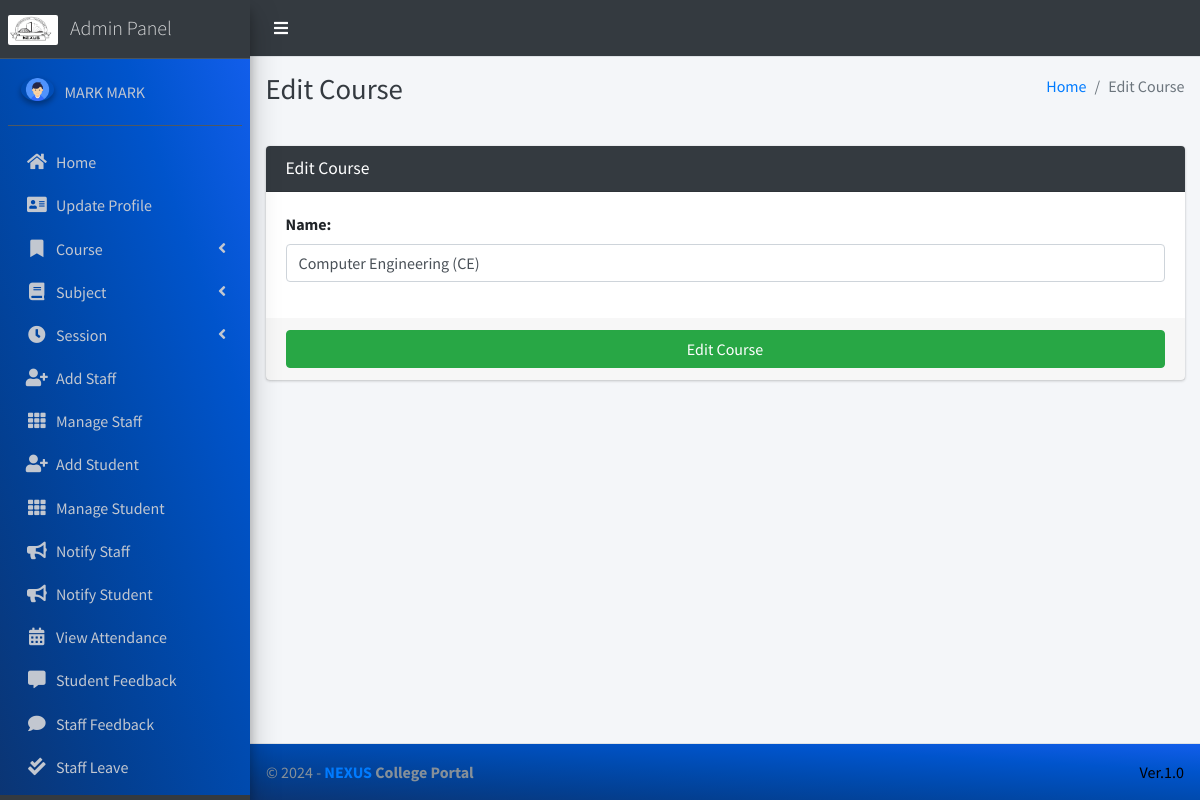
The page /course/edit/2 (signed in) on the database its author committed.
### main_app/models.py (models this page shows, shortened)
class CustomUser(AbstractUser):
    USER_TYPE = ((1, "HOD"), (2, "Staff"), (3, "Student"))
    GENDER = [("M", "Male"), ("F", "Female")]
    username = None  # Removed username, using email instead
    email = models.EmailField(unique=True)
    user_type = models.CharField(default=1, choices=USER_TYPE, max_length=1)
    gender = models.CharField(max_length=1, choices=GENDER)
    profile_pic = models.ImageField()
    address = models.TextField()
    fcm_token = models.TextField(default="")  # For firebase notifications
    created_at = models.DateTimeField(auto_now_add=True)
    updated_at = models.DateTimeField(auto_now=True)
    USERNAME_FIELD = "email"
    REQUIRED_FIELDS = []
    objects = CustomUserManager()
    def __str__(self):
        return  self.first_name + " " + self.last_name

class Course(models.Model):
    name = models.CharField(max_length=120)
    created_at = models.DateTimeField(auto_now_add=True)
    updated_at = models.DateTimeField(auto_now=True)

### main_app/hod_views.py (the view, shortened to what this page needs)
def edit_course(request, course_id):
    instance = get_object_or_404(Course, id=course_id)
    form = CourseForm(request.POST or None, instance=instance)
    context = {
        'form': form,
        'course_id': course_id,
        'page_title': 'Edit Course'
    }
    return render(request, 'hod_template/edit_course_template.html', context)

### main_app/forms.py
class CourseForm(FormSettings):
    def __init__(self, *args, **kwargs):
        super(CourseForm, self).__init__(*args, **kwargs)
    class Meta:
        fields = ['name']
        model = Course

### main_app/templates/hod_template/edit_course_template.html
{% extends 'main_app/base.html' %}
{% load static %}
{% block page_title %}{{page_title}}{% endblock page_title %}
{% block content %}
<section class="content">
    <div class="container-fluid">
        <div class="row">
            <div class="col-md-12">
                <div class="card card-dark">
                    <div class="card-header">
                        <h3 class="card-title">{{page_title}}</h3>
                    </div>
                    {% include "main_app/form_template.html" with messages=messages  form=form button_text="Edit Course"%}
                </div>
            </div>
        </div>
    </div>
</section>
{% endblock content %}

### main_app/templates/main_app/sidebar_template.html (shortened to what this page needs)
{% load static %}
<aside class="main-sidebar sidebar-dark-info elevation-4">
    {% if request.user.user_type == '1' %}
    <a href="{% url 'admin_home' %}" class="brand-link">
        <img src="{% static 'dist/img/NEXUS.png' %}" alt="" style="width: 50px; height: 30px; border-radius: 2px;">
        <span class="brand-text font-weight-light ml-2"  >Admin Panel</span>
    </a>
    <div class="sidebar" style="background-image: linear-gradient(to right top, #0b3574, #033f91, #004aae, #0054cc, #125eeb);">
        <div class="user-panel mt-3 pb-3 mb-3 d-flex">
            <div class="image">
                <img src="{{ request.user.profile_pic}}" class="img-circle elevation-2" alt="User Image">
            </div>
            <div class="info">
                <a href="#" class="d-block">{{user}}</a>
            </div>
        </div>
        <nav class="mt-2">
            <ul class="nav nav-pills nav-sidebar flex-column" data-widget="treeview" role="menu" data-accordion="false">
                <li class="nav-item">
                    {% url 'admin_home' as admin_home %}
                    <a href="{{admin_home}}" class="nav-link {% if admin_home == request.path %} active {% endif %}">
                        <i class="nav-icon fas fa-home"></i>
                        <p>
                            Home
                        </p>
                    </a>
                </li>
                <li class="nav-item">
                    {% url 'admin_view_profile' as admin_view_profile %}
                    <a href="{{admin_view_profile}}"
                        class="nav-link {% if admin_view_profile == request.path %} active {% endif %}">
                        <i class="nav-icon fas fa-address-card"></i>
                        <p>
                            Update Profile
                        </p>
                    </a>
                </li>
                <li class="nav-item has-treeview">
                    <a href="#" class="nav-link" >
                        <i class="nav-icon fas fa-bookmark"></i>
                        <p>
                            Course
                            <i class="fas fa-angle-left right"></i>
                        </p>
                    </a>
                </li>
                <li class="nav-item has-treeview">
                    <a href="#" class="nav-link">
                        <i class="nav-icon fas fa-book"></i>
                        <p>
                            Subject
                            <i class="fas fa-angle-left right"></i>
                        </p>
                    </a>
                </li>
                <li class="nav-item has-treeview">
                    <a href="#" class="nav-link">
                        <i  class="nav-icon fas fa-clock"></i>
                        <p>
                            Session
                            <i class="fas fa-angle-left right"></i>
                        </p>
                    </a>
                </li>
                <li class="nav-item">
                    {% url 'add_staff' as add_staff %}
                    <a href="{{add_staff}}" class="nav-link {% if add_staff == request.path %} active {% endif %}">
                        <i class="nav-icon fas fa-user-plus"></i>
                        <p>
                            Add Staff
                        </p>
                    </a>
                </li>
                <li class="nav-item">
                    {% url 'manage_staff' as manage_staff %}
                    {% url 'edit_staff' staff_id as edit_staff %}
                    <a href="{{manage_staff}}"
                        class="nav-link {% if manage_staff == request.path or request.path == edit_staff %} active {% endif %}">
                        <i class="nav-icon fas fa-th"></i>
                        <p>
                            Manage Staff
                        </p>
                    </a>
                </li>
                <li class="nav-item">
                    {% url 'add_student' as add_student%}
                    <a href="{{add_student}}" class="nav-link  {% if add_student == request.path %} active {% endif %}">
                        <i class="nav-icon fas fa-user-plus"></i>
                        <p>
                            Add Student
                        </p>
                    </a>
                </li>
                <li class="nav-item">
                    {% url 'manage_student' as manage_student %}
                    {% url 'edit_student' student_id as edit_student %}
                    <a href="{{manage_student}}"
                        class="nav-link  {% if edit_student == request.path or manage_student == request.path %} active {% endif %}">
                        <i class="nav-icon fas fa-th"></i>
                        <p>
                            Manage Student
                        </p>
                    </a>
                </li>
                <li class="nav-item">
                    {% url 'admin_notify_staff' as admin_notify_staff %}
                    <a href="{{admin_notify_staff}}"
                        class="nav-link {% if admin_notify_staff == request.path %} active {% endif %}">
                        <i class="nav-icon fas fa-bullhorn"></i>
                        <p>
                            Notify Staff
                        </p>
                    </a>
                </li>
                <li class="nav-item">
                    {% url 'admin_notify_student' as admin_notify_student %}
                    <a href="{{admin_notify_student}}"
                        class="nav-link {% if admin_notify_student == request.path %} active {% endif %}">
                        <i class="nav-icon fas fa-bullhorn"></i>
                        <p>
                            Notify Student
                        </p>
                    </a>
                </li>
                <li class="nav-item">
                    {% url 'admin_view_attendance' as admin_view_attendance %}
                <li class="nav-item">
                    <a href="{{admin_view_attendance}}"
                        class="nav-link  {% if admin_view_attendance == request.path %} active {% endif %}">
                        <i class="nav-icon fas fa-calendar-alt"></i>
                        <p>
                            View Attendance
                        </p>
                    </a>
                </li>
                <li class="nav-item">
                    {% url 'student_feedback_message' as student_feedback_message %}
                    <a href="{{ student_feedback_message }}"
                        class="nav-link  {% if student_feedback_message == request.path %} active {% endif %}">
                        <i class="nav-icon fas fa-comment-alt"></i>
                        <p>
                            Student Feedback
                        </p>
                    </a>
                </li>
                <li class="nav-item">
                    {% url 'staff_feedback_message' as staff_feedback_message %}
                    <a href="{{staff_feedback_message}}"
                        class="nav-link   {% if staff_feedback_message == request.path %} active {% endif %}">
                        <i  class="nav-icon fas fa-comment"></i>
                        <p>
                            Staff Feedback
                        </p>
                    </a>
                </li>
                <li class="nav-item">
                    {% url 'view_staff_leave' as view_staff_leave %}
                    <a href="{{view_staff_leave}}"
                        class="nav-link  {% if view_staff_leave == request.path %} active {% endif %}">
                        <i  class="nav-icon fas fa-check-double"></i>
                        <p>
                            Staff Leave
                        </p>
                    </a>
                </li>
                <li class="nav-item">
                    {% url 'view_student_leave' as view_student_leave %}
                    <a href="{% url 'view_student_leave' %}"
                        class="nav-link  {% if view_student_leave == request.path %} active {% endif %}">
                    </a>
                </li>
                                        {% endif %}
                                    </ul>
                                </nav>
                            </div>
</aside>

### main_app/templates/main_app/form_template.html (shortened to what this page needs)
<form role="form" method="POST" enctype="multipart/form-data">
    <div class="card-body">
        {% for field in form  %}
        <div class="form-group">
            {{field.label_tag}}
            {{field}}
        </div>
        {% endfor %}
    </div>
    <div class="card-footer">
        <button type="submit" class="btn btn-success btn-block">
            {% if button_text %}
            {{button_text}}
            {% else %}
            Submit
            {% endif %}
        </button>
    </div>
</form>

### rows shown on the page
CustomUser: user.profile_pic (picture), first_name+last_name "MARK MARK"
Course: form "Computer Engineering (CE)"

### other values the page prints
{{ page_title }} "Edit Course"
{{ field.label_tag }} "Name:"
{{ button_text }} "Edit Course"
